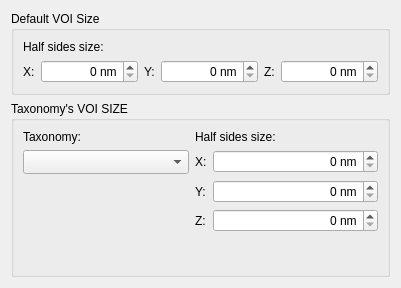
<?xml version="1.0" encoding="UTF-8"?>
<ui version="4.0">
 <class>RectangularVOISettings</class>
 <widget class="QWidget" name="RectangularVOISettings">
  <property name="geometry">
   <rect>
    <x>0</x>
    <y>0</y>
    <width>401</width>
    <height>288</height>
   </rect>
  </property>
  <property name="windowTitle">
   <string>Form</string>
  </property>
  <layout class="QVBoxLayout" name="verticalLayout_4">
   <item>
    <widget class="QGroupBox" name="groupBox">
     <property name="title">
      <string>Default VOI Size</string>
     </property>
     <layout class="QVBoxLayout" name="verticalLayout_2">
      <item>
       <widget class="QLabel" name="label_3">
        <property name="text">
         <string>Half sides size:</string>
        </property>
       </widget>
      </item>
      <item>
       <layout class="QHBoxLayout" name="horizontalLayout">
        <item>
         <widget class="QLabel" name="label_10">
          <property name="text">
           <string>X:</string>
          </property>
         </widget>
        </item>
        <item>
         <widget class="QSpinBox" name="m_xSize">
          <property name="sizePolicy">
           <sizepolicy hsizetype="MinimumExpanding" vsizetype="Fixed">
            <horstretch>0</horstretch>
            <verstretch>0</verstretch>
           </sizepolicy>
          </property>
          <property name="alignment">
           <set>Qt::AlignRight|Qt::AlignTrailing|Qt::AlignVCenter</set>
          </property>
          <property name="suffix">
           <string> nm</string>
          </property>
          <property name="maximum">
           <number>10000</number>
          </property>
          <property name="singleStep">
           <number>2</number>
          </property>
         </widget>
        </item>
        <item>
         <widget class="QLabel" name="label_9">
          <property name="text">
           <string>Y:</string>
          </property>
         </widget>
        </item>
        <item>
         <widget class="QSpinBox" name="m_ySize">
          <property name="sizePolicy">
           <sizepolicy hsizetype="MinimumExpanding" vsizetype="Fixed">
            <horstretch>0</horstretch>
            <verstretch>0</verstretch>
           </sizepolicy>
          </property>
          <property name="alignment">
           <set>Qt::AlignRight|Qt::AlignTrailing|Qt::AlignVCenter</set>
          </property>
          <property name="suffix">
           <string> nm</string>
          </property>
          <property name="maximum">
           <number>10000</number>
          </property>
          <property name="singleStep">
           <number>2</number>
          </property>
         </widget>
        </item>
        <item>
         <widget class="QLabel" name="label_8">
          <property name="text">
           <string>Z:</string>
          </property>
         </widget>
        </item>
        <item>
         <widget class="QSpinBox" name="m_zSize">
          <property name="sizePolicy">
           <sizepolicy hsizetype="MinimumExpanding" vsizetype="Fixed">
            <horstretch>0</horstretch>
            <verstretch>0</verstretch>
           </sizepolicy>
          </property>
          <property name="alignment">
           <set>Qt::AlignRight|Qt::AlignTrailing|Qt::AlignVCenter</set>
          </property>
          <property name="suffix">
           <string> nm</string>
          </property>
          <property name="maximum">
           <number>10000</number>
          </property>
          <property name="singleStep">
           <number>2</number>
          </property>
         </widget>
        </item>
       </layout>
      </item>
     </layout>
    </widget>
   </item>
   <item>
    <widget class="QGroupBox" name="groupBox_2">
     <property name="title">
      <string>Taxonomy's VOI SIZE</string>
     </property>
     <layout class="QVBoxLayout" name="verticalLayout">
      <item>
       <layout class="QGridLayout" name="gridLayout">
        <item row="3" column="1" colspan="2">
         <widget class="QLabel" name="label_7">
          <property name="text">
           <string>Z:</string>
          </property>
         </widget>
        </item>
        <item row="3" column="3">
         <widget class="QSpinBox" name="m_zTaxSize">
          <property name="sizePolicy">
           <sizepolicy hsizetype="MinimumExpanding" vsizetype="Fixed">
            <horstretch>0</horstretch>
            <verstretch>0</verstretch>
           </sizepolicy>
          </property>
          <property name="alignment">
           <set>Qt::AlignRight|Qt::AlignTrailing|Qt::AlignVCenter</set>
          </property>
          <property name="suffix">
           <string> nm</string>
          </property>
          <property name="maximum">
           <number>10000</number>
          </property>
          <property name="singleStep">
           <number>2</number>
          </property>
         </widget>
        </item>
        <item row="1" column="3">
         <widget class="QSpinBox" name="m_xTaxSize">
          <property name="sizePolicy">
           <sizepolicy hsizetype="MinimumExpanding" vsizetype="Fixed">
            <horstretch>0</horstretch>
            <verstretch>0</verstretch>
           </sizepolicy>
          </property>
          <property name="alignment">
           <set>Qt::AlignRight|Qt::AlignTrailing|Qt::AlignVCenter</set>
          </property>
          <property name="suffix">
           <string> nm</string>
          </property>
          <property name="maximum">
           <number>10000</number>
          </property>
          <property name="singleStep">
           <number>2</number>
          </property>
         </widget>
        </item>
        <item row="0" column="0">
         <widget class="QLabel" name="label_2">
          <property name="text">
           <string>Taxonomy:</string>
          </property>
         </widget>
        </item>
        <item row="1" column="1" colspan="2">
         <widget class="QLabel" name="label_5">
          <property name="text">
           <string>X:</string>
          </property>
         </widget>
        </item>
        <item row="2" column="3">
         <widget class="QSpinBox" name="m_yTaxSize">
          <property name="sizePolicy">
           <sizepolicy hsizetype="MinimumExpanding" vsizetype="Fixed">
            <horstretch>0</horstretch>
            <verstretch>0</verstretch>
           </sizepolicy>
          </property>
          <property name="alignment">
           <set>Qt::AlignRight|Qt::AlignTrailing|Qt::AlignVCenter</set>
          </property>
          <property name="suffix">
           <string> nm</string>
          </property>
          <property name="maximum">
           <number>10000</number>
          </property>
          <property name="singleStep">
           <number>2</number>
          </property>
         </widget>
        </item>
        <item row="0" column="1" colspan="3">
         <widget class="QLabel" name="label">
          <property name="text">
           <string>Half sides size:</string>
          </property>
         </widget>
        </item>
        <item row="2" column="1" colspan="2">
         <widget class="QLabel" name="label_6">
          <property name="text">
           <string>Y:</string>
          </property>
         </widget>
        </item>
        <item row="1" column="0">
         <widget class="QComboTreeView" name="m_taxonomySelector">
          <property name="sizePolicy">
           <sizepolicy hsizetype="MinimumExpanding" vsizetype="Fixed">
            <horstretch>0</horstretch>
            <verstretch>0</verstretch>
           </sizepolicy>
          </property>
          <property name="sizeAdjustPolicy">
           <enum>QComboBox::AdjustToMinimumContentsLengthWithIcon</enum>
          </property>
         </widget>
        </item>
       </layout>
      </item>
      <item>
       <spacer name="verticalSpacer">
        <property name="orientation">
         <enum>Qt::Vertical</enum>
        </property>
        <property name="sizeHint" stdset="0">
         <size>
          <width>20</width>
          <height>40</height>
         </size>
        </property>
       </spacer>
      </item>
     </layout>
    </widget>
   </item>
  </layout>
 </widget>
 <customwidgets>
  <customwidget>
   <class>QComboTreeView</class>
   <extends>QComboBox</extends>
   <header>GUI/QtWidget/QComboTreeView.h</header>
  </customwidget>
 </customwidgets>
 <resources/>
 <connections/>
</ui>
